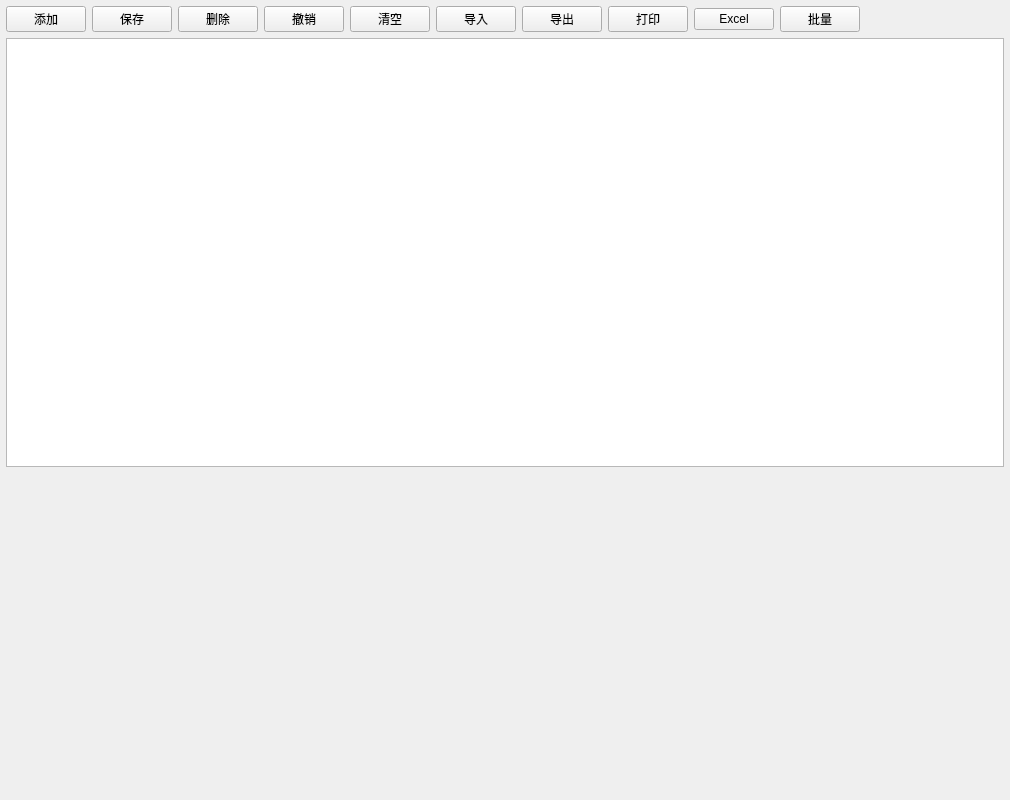
<?xml version="1.0" encoding="UTF-8"?>
<ui version="4.0">
 <class>frmConfigPoll</class>
 <widget class="QWidget" name="frmConfigPoll">
  <property name="geometry">
   <rect>
    <x>0</x>
    <y>0</y>
    <width>1010</width>
    <height>800</height>
   </rect>
  </property>
  <property name="windowTitle">
   <string>Form</string>
  </property>
  <layout class="QVBoxLayout" name="verticalLayout">
   <property name="spacing">
    <number>6</number>
   </property>
   <property name="leftMargin">
    <number>6</number>
   </property>
   <property name="topMargin">
    <number>6</number>
   </property>
   <property name="rightMargin">
    <number>6</number>
   </property>
   <property name="bottomMargin">
    <number>6</number>
   </property>
   <item>
    <widget class="QWidget" name="widgetTop" native="true">
     <layout class="QHBoxLayout" name="horizontalLayout">
      <property name="spacing">
       <number>6</number>
      </property>
      <property name="leftMargin">
       <number>0</number>
      </property>
      <property name="topMargin">
       <number>0</number>
      </property>
      <property name="rightMargin">
       <number>0</number>
      </property>
      <property name="bottomMargin">
       <number>0</number>
      </property>
      <item>
       <widget class="QPushButton" name="btnAdd">
        <property name="text">
         <string>添加</string>
        </property>
       </widget>
      </item>
      <item>
       <widget class="QPushButton" name="btnSave">
        <property name="text">
         <string>保存</string>
        </property>
       </widget>
      </item>
      <item>
       <widget class="QPushButton" name="btnDelete">
        <property name="text">
         <string>删除</string>
        </property>
       </widget>
      </item>
      <item>
       <widget class="QPushButton" name="btnReturn">
        <property name="text">
         <string>撤销</string>
        </property>
       </widget>
      </item>
      <item>
       <widget class="QPushButton" name="btnClear">
        <property name="text">
         <string>清空</string>
        </property>
       </widget>
      </item>
      <item>
       <widget class="QPushButton" name="btnInput">
        <property name="text">
         <string>导入</string>
        </property>
       </widget>
      </item>
      <item>
       <widget class="QPushButton" name="btnOutput">
        <property name="text">
         <string>导出</string>
        </property>
       </widget>
      </item>
      <item>
       <widget class="QPushButton" name="btnPrint">
        <property name="text">
         <string>打印</string>
        </property>
       </widget>
      </item>
      <item>
       <widget class="QPushButton" name="btnXls">
        <property name="text">
         <string>Excel</string>
        </property>
       </widget>
      </item>
      <item>
       <widget class="QPushButton" name="btnPlus">
        <property name="text">
         <string>批量</string>
        </property>
       </widget>
      </item>
      <item>
       <widget class="QLabel" name="labTip">
        <property name="sizePolicy">
         <sizepolicy hsizetype="Expanding" vsizetype="Preferred">
          <horstretch>0</horstretch>
          <verstretch>0</verstretch>
         </sizepolicy>
        </property>
        <property name="text">
         <string/>
        </property>
        <property name="alignment">
         <set>Qt::AlignCenter</set>
        </property>
       </widget>
      </item>
     </layout>
    </widget>
   </item>
   <item>
    <widget class="QTableView" name="tableView">
     <property name="sizePolicy">
      <sizepolicy hsizetype="Expanding" vsizetype="Expanding">
       <horstretch>0</horstretch>
       <verstretch>4</verstretch>
      </sizepolicy>
     </property>
    </widget>
   </item>
   <item>
    <widget class="frmConfigPollPlus" name="widgetPollPlus" native="true">
     <property name="sizePolicy">
      <sizepolicy hsizetype="Preferred" vsizetype="Expanding">
       <horstretch>0</horstretch>
       <verstretch>3</verstretch>
      </sizepolicy>
     </property>
    </widget>
   </item>
  </layout>
 </widget>
 <customwidgets>
  <customwidget>
   <class>frmConfigPollPlus</class>
   <extends>QWidget</extends>
   <header location="global">frmconfigpollplus.h</header>
   <container>1</container>
  </customwidget>
 </customwidgets>
 <tabstops>
  <tabstop>btnAdd</tabstop>
  <tabstop>btnSave</tabstop>
  <tabstop>btnDelete</tabstop>
  <tabstop>btnReturn</tabstop>
  <tabstop>btnClear</tabstop>
  <tabstop>btnInput</tabstop>
  <tabstop>btnOutput</tabstop>
  <tabstop>btnPrint</tabstop>
  <tabstop>btnXls</tabstop>
 </tabstops>
 <resources/>
 <connections/>
</ui>
